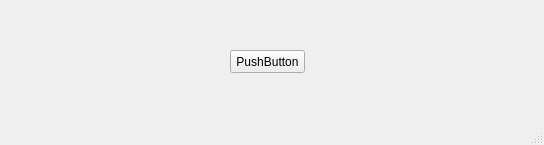
<?xml version="1.0" encoding="UTF-8"?>
<ui version="4.0">
 <class>lastWindows</class>
 <widget class="QMainWindow" name="lastWindows">
  <property name="geometry">
   <rect>
    <x>0</x>
    <y>0</y>
    <width>544</width>
    <height>145</height>
   </rect>
  </property>
  <property name="windowTitle">
   <string>MainWindow</string>
  </property>
  <widget class="QWidget" name="centralwidget">
   <widget class="QPushButton" name="pushButton">
    <property name="geometry">
     <rect>
      <x>230</x>
      <y>50</y>
      <width>75</width>
      <height>23</height>
     </rect>
    </property>
    <property name="text">
     <string>PushButton</string>
    </property>
   </widget>
  </widget>
  <widget class="QMenuBar" name="menubar">
   <property name="geometry">
    <rect>
     <x>0</x>
     <y>0</y>
     <width>544</width>
     <height>23</height>
    </rect>
   </property>
  </widget>
  <widget class="QStatusBar" name="statusbar"/>
 </widget>
 <resources/>
 <connections/>
</ui>
